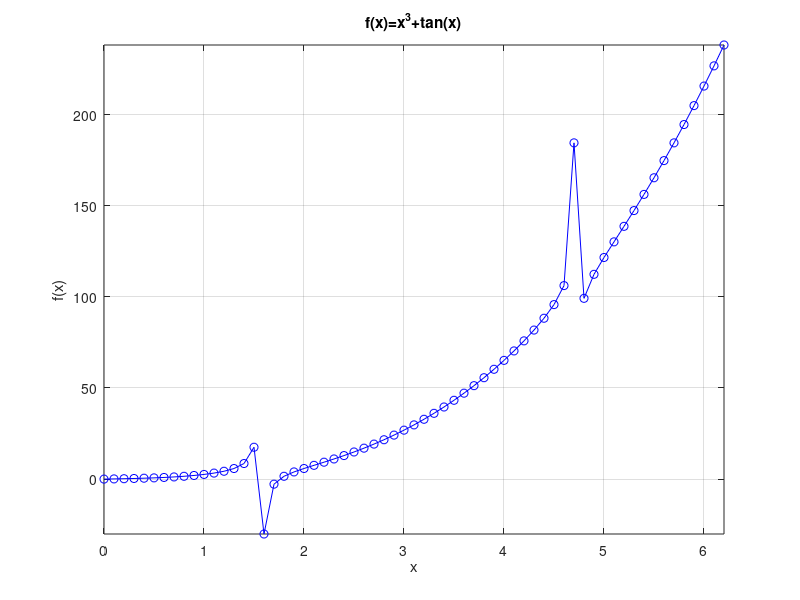
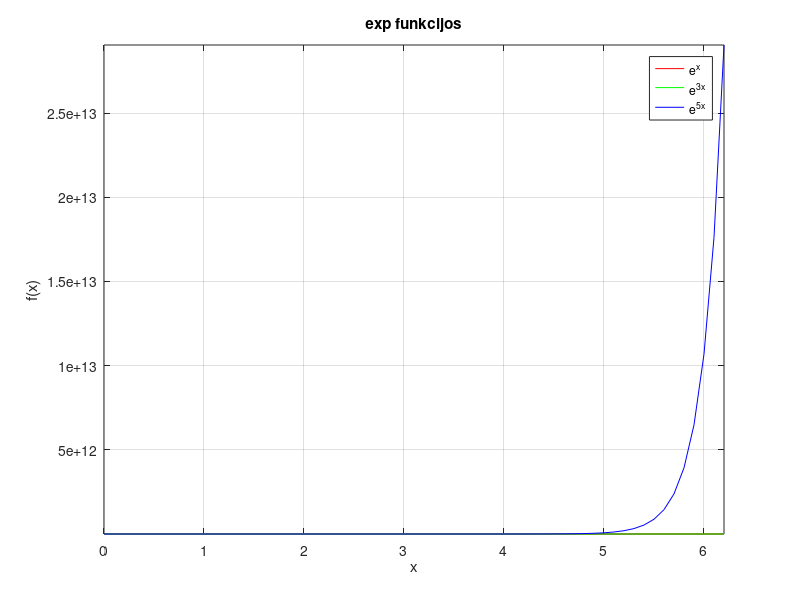
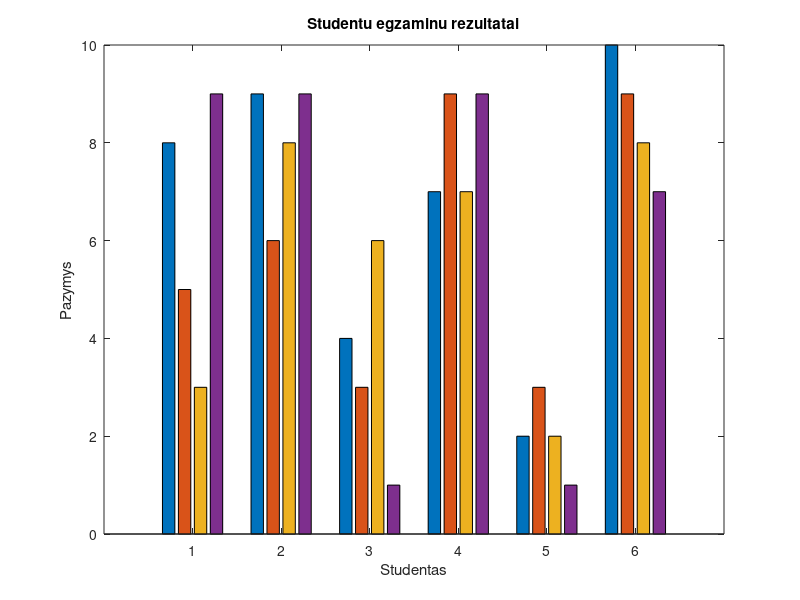

Source code (MATLAB) for these figures, in order:
clc
clear all
%% Laboratorinis darbas NR3, Rezultatų grafinis 2D atvaizdavimas, 8 variantas. Dovaldas Dovidovic EKSfm-26.

% 1. Užduotis
% a)
figure(1)
x=0:0.1:2*pi;
y=x.^3+tan(x);

plot(x,y, 'b-o');

xlabel('x')
ylabel('f(x)')
title('f(x)=x^3+tan(x)')
axis([min(x), max(x), min(y), max(y)])
grid on 
% b)
figure(2)
y1=exp(x);
y2=exp(3*x);
y3=exp(5*x);

plot(x, y1, 'r', x, y2, 'g', x, y3, 'b')
xlabel('x')
ylabel('f(x)')
title('exp funkcijos')
legend('e^x', 'e^{3x}', 'e^{5x}')
axis([min(x) max(x) min([y1 y2 y3]) max([y1 y2 y3])])
grid on 

% 2. Užduotis 
% a)

P=[8 5 3 9;
    9 6 8 9;
    4 3 6 1;
    7 9 7 9;
    2 3 2 1;
    10 9 8 7;]
figure(3)
bar(P)
xlabel('Studentas')
ylabel('Pazymys')
title('Studentu egzaminu rezultatai')
